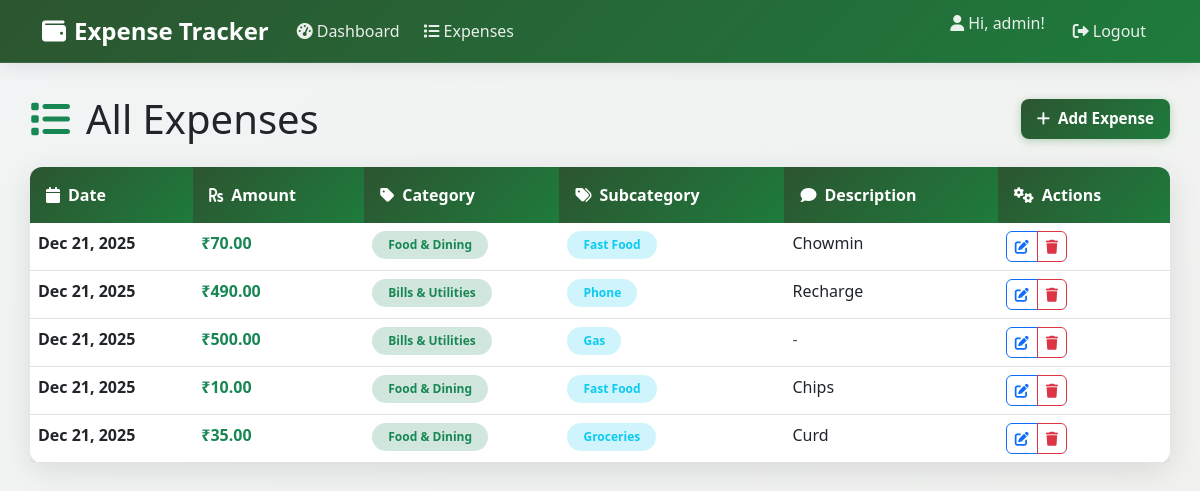
The app's page /expenses/ (signed in) with its own data.
### ledger/models.py (models this page shows, shortened)
class Expense(models.Model):
    user = models.ForeignKey(settings.AUTH_USER_MODEL, on_delete=models.CASCADE)
    category = models.ForeignKey(Category, on_delete=models.CASCADE, null=True, blank=True)
    subcategory = models.ForeignKey(Subcategory, on_delete=models.SET_NULL, null=True, blank=True)
    amount = models.DecimalField(max_digits=10, decimal_places=2, validators=[MinValueValidator(0.01)])
    description = models.CharField(max_length=255, blank=True)
    date = models.DateField()
    created_at = models.DateTimeField(auto_now_add=True)
    class Meta:
        ordering = ['-date', '-created_at']

class Category(models.Model):
    name = models.CharField(max_length=100, unique=True)
    created_at = models.DateTimeField(auto_now_add=True)
    class Meta:
        ordering = ['name']

class Subcategory(models.Model):
    category = models.ForeignKey(Category, on_delete=models.CASCADE, related_name='subcategories')
    name = models.CharField(max_length=100)
    created_at = models.DateTimeField(auto_now_add=True)
    class Meta:
        unique_together = ('category', 'name')
        ordering = ['category__name', 'name']

### ledger/views.py (the view)
# urls.py: path('expenses/', views.ExpenseListView.as_view(), name='expense_list'),
class ExpenseListView(LoginRequiredMixin, ListView):
    model = Expense
    template_name = 'ledger/expense_list.html'
    paginate_by = 20
    context_object_name = 'expenses'
    def get_queryset(self):
        return Expense.objects.filter(user=self.request.user)

### ledger/templates/ledger/expense_list.html (shortened to what this page needs)
{% extends 'ledger/base.html' %}
{% load humanize %}
{% block content %}
<div class="d-flex justify-content-between align-items-center mb-4">
    <h1 class="mb-0">
        <i class="fas fa-list me-3 text-success"></i>All Expenses
    </h1>
    <a href="{% url 'expense_create' %}" class="btn btn-custom-primary">
        <i class="fas fa-plus me-2"></i>Add Expense
    </a>
</div>
{% if expenses %}
    <div class="card-custom">
        <div class="card-body p-0">
            <div class="table-responsive">
                <table class="table table-custom mb-0">
                    <thead>
                        <tr>
                            <th><i class="fas fa-calendar me-2"></i>Date</th>
                            <th><i class="fas fa-rupee-sign me-2"></i>Amount</th>
                            <th><i class="fas fa-tag me-2"></i>Category</th>
                            <th><i class="fas fa-tags me-2"></i>Subcategory</th>
                            <th><i class="fas fa-comment me-2"></i>Description</th>
                            <th><i class="fas fa-cogs me-2"></i>Actions</th>
                        </tr>
                    </thead>
                    <tbody>
                        {% for expense in expenses %}
                        <tr>
                            <td class="fw-semibold">{{ expense.date|date:"M d, Y" }}</td>
                            <td class="fw-bold text-success">₹{{ expense.amount|floatformat:2|intcomma }}</td>
                            <td>
                                <span class="badge bg-success-subtle text-success rounded-pill px-3 py-2">
                                    {{ expense.category.name }}
                                </span>
                            </td>
                            <td>
                                {% if expense.subcategory %}
                                    <span class="badge bg-info-subtle text-info rounded-pill px-3 py-2">
                                        {{ expense.subcategory.name }}
                                    </span>
                                {% else %}
                                    <span class="text-muted">-</span>
                                {% endif %}
                            </td>
                            <td>{{ expense.description|default:"<span class='text-muted'>-</span>"|safe }}</td>
                            <td>
                                <div class="btn-group" role="group">
                                    <a href="{% url 'expense_update' expense.pk %}" class="btn btn-sm btn-outline-primary rounded-start">
                                        <i class="fas fa-edit"></i>
                                    </a>
                                    <a href="{% url 'expense_delete' expense.pk %}" class="btn btn-sm btn-outline-danger rounded-end">
                                        <i class="fas fa-trash"></i>
                                    </a>
                                </div>
                            </td>
                        </tr>
                        {% endfor %}
                    </tbody>
                </table>
            </div>
        </div>
    </div>
{% endif %}
{% endblock %}

### ledger/templates/ledger/base.html (shortened to what this page needs)
{% load static %}
<!DOCTYPE html>
<html lang="en">
<head>
    <link href="https://cdn.jsdelivr.net/npm/bootstrap@5.3.0/dist/css/bootstrap.min.css" rel="stylesheet">
    <link rel="stylesheet" href="https://cdnjs.cloudflare.com/ajax/libs/font-awesome/6.0.0/css/all.min.css">
</head>
<body>
    <nav class="navbar navbar-expand-lg navbar-custom">
        <div class="container">
            <a class="navbar-brand" href="{% url 'dashboard' %}">
                <i class="fas fa-wallet me-2"></i>Expense Tracker
            </a>
            <div class="collapse navbar-collapse" id="navbarNav">
                <ul class="navbar-nav me-auto">
                    <li class="nav-item">
                        <a class="nav-link" href="{% url 'dashboard' %}">
                            <i class="fas fa-tachometer-alt me-1"></i>Dashboard
                        </a>
                    </li>
                    <li class="nav-item">
                        <a class="nav-link" href="{% url 'expense_list' %}">
                            <i class="fas fa-list me-1"></i>Expenses
                        </a>
                    </li>
                </ul>
                <ul class="navbar-nav">
                    {% if user.is_authenticated %}
                        <li class="nav-item">
                            <span class="navbar-text me-3">
                                <i class="fas fa-user me-1"></i>Hi, {{ user.first_name|default:user.username }}!
                            </span>
                        </li>
                        <li class="nav-item">
                            <a class="nav-link" href="{% url 'logout' %}">
                                <i class="fas fa-sign-out-alt me-1"></i>Logout
                            </a>
                        </li>
                    {% else %}
                        <li class="nav-item">
                            <a class="nav-link" href="{% url 'login' %}">
                                <i class="fas fa-sign-in-alt me-1"></i>Login
                            </a>
                        </li>
                    {% endif %}
                </ul>
            </div>
        </div>
    </nav>
    <main class="container main-content">
        {% block content %}{% endblock %}
    </main>
</body>
</html>

### ledger/templates/ledger/base.html (style rules this page uses)
:root { --primary-green: #2c5530; --secondary-green: #1e7b3d; --light-green: #e8f5e8; --accent-green: #4caf50; }
body { background: linear-gradient(135deg, rgba(188, 205, 199, 0.1) 0%, rgba(173, 176, 143, 0.1) 100%), #f8f9fa; min-height: 100vh; font-family: 'Segoe UI', Tahoma, Geneva, Verdana, sans-serif; }
.navbar-custom { background: linear-gradient(135deg, var(--primary-green) 0%, var(--secondary-green) 100%); backdrop-filter: blur(20px); border-bottom: 1px solid rgba(255, 255, 255, 0.1); box-shadow: 0 2px 20px rgba(0, 0, 0, 0.1); }
.navbar-brand { font-weight: 700; font-size: 1.5rem; color: white !important; }
.nav-link { font-weight: 500; color: rgba(255, 255, 255, 0.9) !important; transition: all 0.3s ease; padding: 0.5rem 1rem; border-radius: 8px; margin: 0 0.25rem; }
.navbar-text { color: rgba(255, 255, 255, 0.9) !important; font-weight: 500; }
.main-content { padding: 2rem 0; min-height: calc(100vh - 76px); }
.card-custom { background: rgba(255, 255, 255, 0.95); backdrop-filter: blur(10px); border: none; border-radius: 16px; box-shadow: 0 8px 32px rgba(0, 0, 0, 0.1); transition: all 0.3s ease; }
.btn-custom-primary { background: linear-gradient(135deg, var(--primary-green) 0%, var(--secondary-green) 100%); border: none; border-radius: 8px; padding: 0.5rem 1rem; font-weight: 600; color: white; transition: all 0.3s ease; height: 40px; font-size: 0.95rem; box-shadow: 0 2px 8px rgba(46, 125, 50, 0.3); }
.table-custom { border-radius: 12px; overflow: hidden; box-shadow: 0 4px 20px rgba(0, 0, 0, 0.08); }
.table-custom thead th { background: linear-gradient(135deg, var(--primary-green) 0%, var(--secondary-green) 100%); color: white; border: none; font-weight: 600; padding: 1rem; }
.table-custom tbody tr { transition: all 0.2s ease; }

### records on screen
Expense: date "Dec 21, 2025", amount "70.00", category.name "Food & Dining", subcategory.name "Fast Food", description "Chowmin"
Expense: date "Dec 21, 2025", amount "490.00", category.name "Bills & Utilities", subcategory.name "Phone", description "Recharge"
Expense: date "Dec 21, 2025", amount "500.00", category.name "Bills & Utilities", subcategory.name "Gas", description "-"
Expense: date "Dec 21, 2025", amount "10.00", category.name "Food & Dining", subcategory.name "Fast Food", description "Chips"
Expense: date "Dec 21, 2025", amount "35.00", category.name "Food & Dining", subcategory.name "Groceries", description "Curd"

### other values on screen
{{ user.first_name|default:user.username }} "admin"
